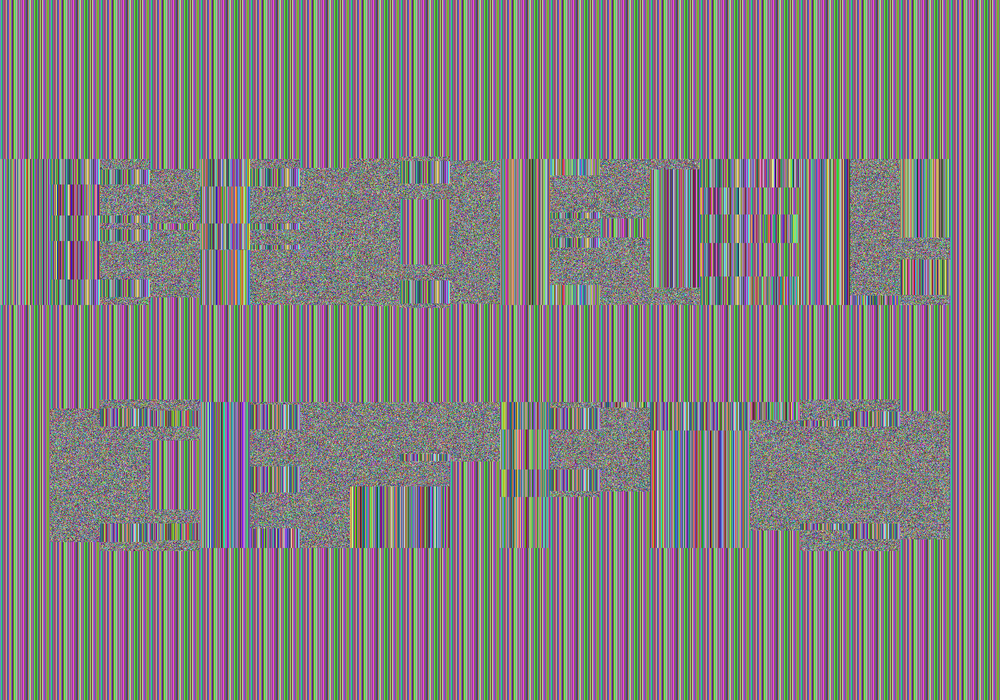
#> input picture src/Illustrations/ECB/Ciphertext100.png, 1000 x 700 px, shrunk from 2000 x 1400 before the run
$ python ecbdemo.py ../Ciphertext100.png   (Python 2 division)
#> lines starting #> are read from the running program, lines starting #| are printed output that depends on the picture; long printed decimals are rounded

from PIL import Image
import itertools
import random
import sys
import time


def grouper(n, iterable):
    args = [iter(iterable)] * n
    return itertools.izip_longest(fillvalue=(0, 0, 0), *args)


def random_color():
    return tuple(random.randrange(256) for _ in xrange(3))


def make_chunk(size):
    return tuple(random_color() for _ in xrange(size))


def permute_chunks(image, chunk_size):
    code_book, used_values, modified = {}, set(), []
    for chunk in grouper(chunk_size, image.getdata()):
        try:
            modified_chunk = code_book[chunk]
        except KeyError:
            modified_chunk = make_chunk(chunk_size)
            while modified_chunk in used_values:
                modified_chunk = make_chunk(chunk_size)
            code_book[chunk] = modified_chunk
            used_values.add(modified_chunk)
        modified.extend(modified_chunk)
    output = Image.new("RGB", image.size)
    pixels = image.size[0] * image.size[1]
    output.putdata(modified[:pixels])
    return output


if __name__ == "__main__":
    input_filename = sys.argv[1]
    infile = Image.open(input_filename)
#> infile is the input picture: PIL image 1000x700 RGB; mean R, G, B 131.2, 125.8, 127.3

    time.clock()
    for chunk_size in map(int, sys.argv[2:]):
        print "Doing chunk size {}".format(chunk_size)
        filename = "{}_{}.png".format(input_filename, chunk_size)
        permute_chunks(infile, chunk_size).save(filename)
        print "Done in {}".format(time.clock())

    print "Printing noisy image"
    noisy_image = Image.new("RGB", infile.size)
#> noisy_image: PIL image 1000x700 RGB; every value is 0
    pixels = infile.size[0] * infile.size[1]
#> pixels = 700000
    print "Pixels: {}".format(pixels)
#| Pixels: 700000
    noisy_data = [random_color() for _ in xrange(pixels)]
    noisy_image.putdata(noisy_data)
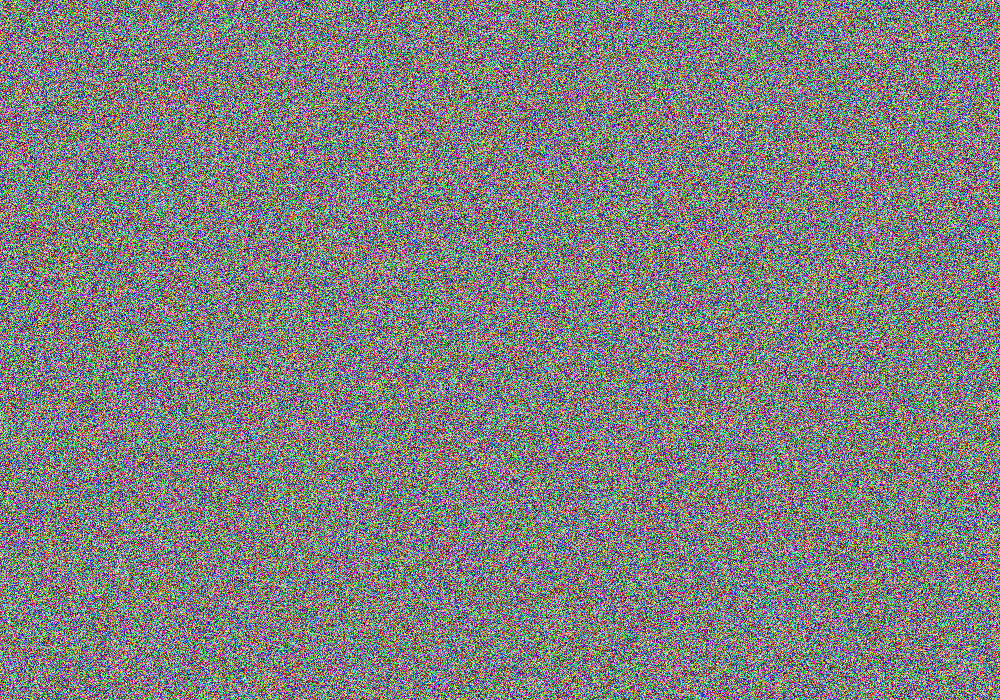
#> noisy_image: PIL image 1000x700 RGB; mean R, G, B 127.5, 127.4, 127.4
    noisy_image.save("{}_random.png".format(input_filename))
    print "Done in {}".format(time.clock())
#| Done in 431.631
